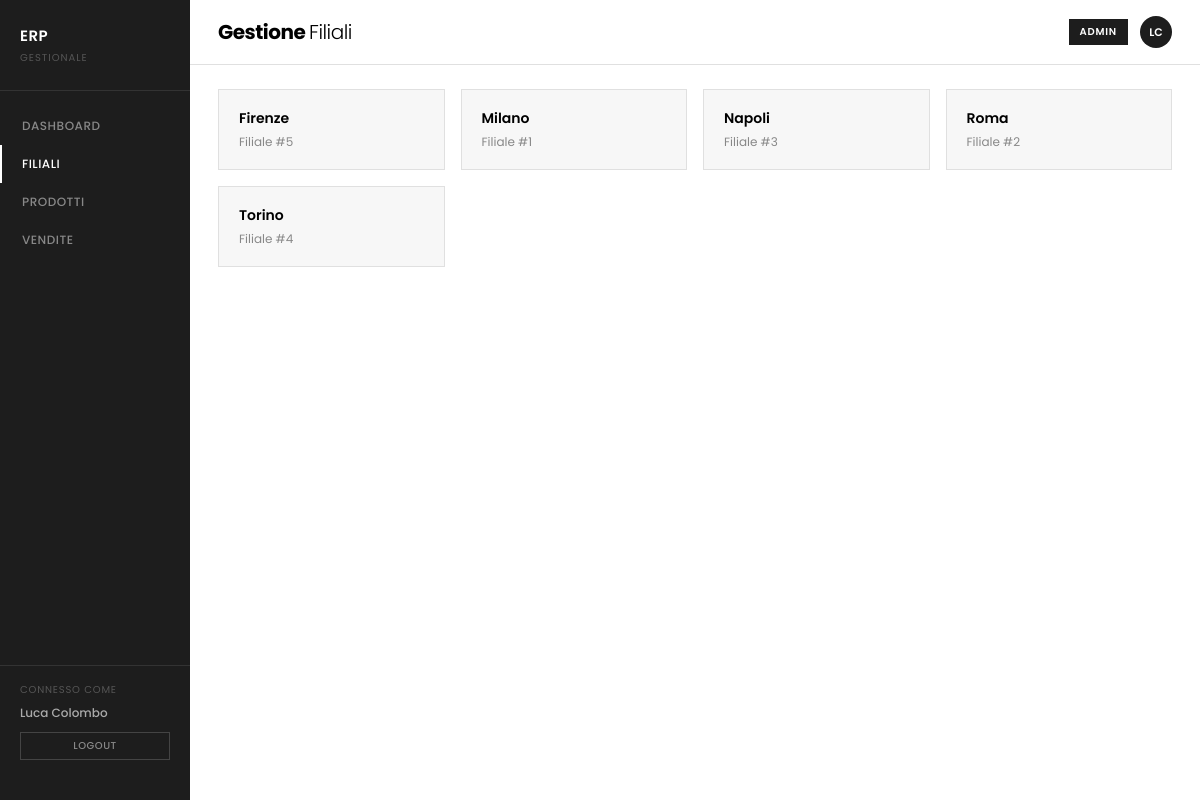
Screenshot of /sg.php?p=filiale (signed in) with the database file from the repository.
### tables this page shows
CREATE TABLE filiali (
    id INT PRIMARY KEY AUTO_INCREMENT,
    città VARCHAR(100) NOT NULL
);

### sg.php (the view, shortened to what this page needs)
<?php
function db(): PDO {
    static $pdo = null;
    if ($pdo === null) {
        try {
            $pdo = new PDO(
                "mysql:host=".DB_HOST.";dbname=".DB_NAME.";charset=utf8mb4",
                DB_USER, DB_PASS,
                [PDO::ATTR_ERRMODE => PDO::ERRMODE_EXCEPTION,
                 PDO::ATTR_DEFAULT_FETCH_MODE => PDO::FETCH_ASSOC]
            );
        } catch (PDOException $e) {
            die("
            <!DOCTYPE html><html><head>
            <meta charset='UTF-8'>
            <link rel='stylesheet' href='https://fonts.googleapis.com/css2?family=Poppins:wght@400;600&display=swap'>
            <style>body{font-family:Poppins,sans-serif;display:flex;align-items:center;justify-content:center;min-height:100vh;background:#f7f7f7;margin:0;}
            .err{background:#fff;border:1px solid #e0e0e0;padding:32px;max-width:480px;text-align:center;}
            h2{font-size:16px;margin-bottom:8px;color:#c62828;} p{font-size:12px;color:#888;margin-bottom:16px;}
            code{font-size:11px;background:#f7f7f7;padding:4px 8px;display:block;margin-top:8px;text-align:left;}
            a{font-size:12px;color:#1d1d1d;}</style></head><body>
            <div class='err'>
                <h2>Errore connessione database</h2>
                <p>Assicurati di aver importato dbgpoi.sql e di aver impostato correttamente DB_USER, DB_PASS e DB_NAME.</p>
                <code>".htmlspecialchars($e->getMessage())."</code>
            </div></body></html>");
        }
    }
    return $pdo;
}
$errore_login = '';
$loggato       = isset($_SESSION['id']);
$sess_nome     = $_SESSION['nome']       ?? '';
$sess_ruolo    = $_SESSION['ruolo']      ?? '';
$sess_livello  = $_SESSION['livello']    ?? 0;
$sess_filiale  = $_SESSION['id_filiale'] ?? null;
$sess_initiali = $sess_nome
    ? strtoupper(substr($sess_nome,0,1).substr(strrchr($sess_nome,' '),1,1))
    : '--';
$permessi = [
    $sess_livello >= 4,
    $sess_livello >= 4,
    $sess_livello >= 4,
    $sess_livello >= 3,
    $sess_livello >= 2,
];
$pagina = $_GET['p'] ?? 'dashboard';
$kpi_ricavi     = '—';
$kpi_dip        = '—';
$kpi_prodotti   = '—';
$kpi_vendite    = '—';
$categorie      = [];
$utenti_lista   = [];
if ($loggato) {
    try {
        $tot = db()->query("
            SELECT SUM(dv.quantita * dv.prezzo_unitario)
            FROM dettaglio_vendite dv
        ")->fetchColumn();
        $kpi_ricavi = $tot ? '€'.number_format((float)$tot, 0, ',', '.') : '€0';
        $kpi_dip = db()->query("SELECT COUNT(*) FROM utenti")->fetchColumn();
        $kpi_prodotti = db()->query("SELECT SUM(quantita_magazzino) FROM prodotti")->fetchColumn() ?? 0;
        $kpi_vendite = db()->query("SELECT COUNT(*) FROM vendite")->fetchColumn();
        $categorie = db()->query("
            SELECT cp.nome_categoria AS categoria,
                   SUM(dv.quantita * dv.prezzo_unitario) AS importo
            FROM dettaglio_vendite dv
            JOIN prodotti p ON dv.prodotto_id = p.id
            JOIN categorie_prodotti cp ON p.id_categoria = cp.id
            GROUP BY cp.id, cp.nome_categoria
            ORDER BY importo DESC
        ")->fetchAll();
        if ($sess_livello >= 3) {
            $utenti_lista = db()->query("
                SELECT u.nome, u.cognome, r.nome_ruolo AS ruolo,
                       f.città AS filiale
                FROM utenti u
                JOIN ruoli r ON u.id_ruolo = r.id
                LEFT JOIN filiali f ON u.id_filiale = f.id
                ORDER BY r.livello DESC, u.cognome
            ")->fetchAll();
        }
    } catch (PDOException $e) {
        $kpi_ricavi   = 'N/D';
        $kpi_dip      = 'N/D';
        $kpi_prodotti = 'N/D';
        $kpi_vendite  = 'N/D';
    }
}
$filiali = [];
if ($loggato && $pagina === 'filiale') {
    try {
        if ($sess_livello >= 3) {
            $filiali = db()->query("SELECT * FROM filiali ORDER BY città")->fetchAll();
        } else {
            $s = db()->prepare("SELECT * FROM filiali WHERE id = ?");
            $s->execute([$sess_filiale]);
            $filiali = $s->fetchAll();
        }
    } catch (PDOException $e) { $filiali = []; }
}
$colori_leg = ['#1d1d1d','#555','#888','#aaa','#ccc'];
$classi_ruolo = [
    'admin'            => 'r-admin',
    'direttore filiale'=> 'r-dir',
    'caporeparto'      => 'r-capo',
    'utente base'      => 'r-user',
];
?>
<!DOCTYPE html>
<html lang="it">
<head>
</head>
<body>
<?php if (!$loggato): ?>
    <div class="login-body">
        <div class="login-box">
            <div class="login-logo">ERP Gestionale</div>
            <div class="login-sub">Sistema di gestione aziendale</div>
            <?php if ($errore_login): ?>
                <div class="login-error"><?= htmlspecialchars($errore_login) ?></div>
            <?php endif; ?>
            <form method="POST" action="sg.php">
                <div class="form-group">
                    <label for="username">Username</label>
                    <input type="text" id="username" name="username"
                           value="<?= htmlspecialchars($_POST['username'] ?? '') ?>"
                           required autofocus>
                </div>
                <div class="form-group">
                    <label for="password">Password</label>
                    <input type="password" id="password" name="password" required>
                </div>
                <input type="hidden" name="login" value="1">
                <button type="submit" class="btn-login">Accedi</button>
            </form>
        </div>
    </div>
<?php else: ?>
    <div class="erp">
        <nav class="sidenav">
            <div class="brand">
                <div class="logo">ERP</div>
                <div class="sub">Gestionale</div>
            </div>
            <ul>
                <li><a href="sg.php?p=dashboard"  <?= $pagina==='dashboard' ?'class="active"':'' ?>>Dashboard</a></li>
                <li><a href="sg.php?p=filiale"    <?= $pagina==='filiale'   ?'class="active"':'' ?>>Filiali</a></li>
                <li><a href="sg.php?p=prodotti"   <?= $pagina==='prodotti'  ?'class="active"':'' ?>>Prodotti</a></li>
                <li><a href="sg.php?p=vendite"    <?= $pagina==='vendite'   ?'class="active"':'' ?>>Vendite</a></li>
            </ul>
            <div class="role-section">
                <div class="rlabel">Connesso come</div>
                <div class="user-info"><?= htmlspecialchars($sess_nome) ?></div>
                <a href="sg.php?logout=1" class="logout-btn">Logout</a>
            </div>
        </nav>
        <div class="main">
            <?php if ($pagina === 'dashboard'): ?>
            <div class="topbar">
                <h1>Panoramica <span>Operativa</span></h1>
                <div class="topbar-right">
                    <span class="role-badge"><?= htmlspecialchars($sess_ruolo) ?></span>
                    <div class="avatar-circle"><?= htmlspecialchars($sess_initiali) ?></div>
                </div>
            </div>
            <?php
            $kpi_class = '';
            if ($sess_livello <= 1)     $kpi_class = 'kpi-off';
            elseif ($sess_livello == 2) $kpi_class = 'kpi-dim';
            ?>
            <div class="kpi-row <?= $kpi_class ?>">
                <div class="kpi-card">
                    <div class="kpi-label">Ricavi Vendite</div>
                    <div class="kpi-val"><?= htmlspecialchars($kpi_ricavi) ?></div>
                    <div class="kpi-delta up">da dettaglio_vendite</div>
                </div>
                <div class="kpi-card">
                    <div class="kpi-label">Vendite Totali</div>
                    <div class="kpi-val"><?= htmlspecialchars($kpi_vendite) ?></div>
                    <div class="kpi-delta up">ordini registrati</div>
                </div>
                <div class="kpi-card">
                    <div class="kpi-label">Utenti Sistema</div>
                    <div class="kpi-val"><?= htmlspecialchars($kpi_dip) ?></div>
                    <div class="kpi-delta">registrati</div>
                </div>
                <div class="kpi-card">
                    <div class="kpi-label">Prodotti a Magazzino</div>
                    <div class="kpi-val"><?= htmlspecialchars($kpi_prodotti) ?></div>
                    <div class="kpi-delta">unità totali</div>
                </div>
            </div>
            <div class="content">
                <div class="chart-area">
                    <div class="sec-head">
                        <div class="sec-title">Ricavi per Categoria Prodotto</div>
                    </div>
                    <?php if (!empty($categorie)): ?>
                    <div class="chart-layout">
                        <?= torta_svg($categorie) ?>
                        <div class="legenda">
                            <?php foreach ($categorie as $i => $v): ?>
                            <div class="leg-item">
                                <span class="leg-dot" style="background:<?= $colori_leg[$i % 5] ?>"></span>
                                <?= htmlspecialchars($v['categoria']) ?>
                                <strong><?= $v['percentuale'] ?>%</strong>
                            </div>
                            <?php endforeach; ?>
                        </div>
                    </div>
                    <?php else: ?>
                        <p class="no-data">Nessun dato di vendita disponibile.</p>
                    <?php endif; ?>
                </div>
                <div class="team-panel">
                    <div class="sec-title">Utenti Sistema</div>
                    <?php if (!empty($utenti_lista)): ?>
                    <table class="team-table">
                        <thead>
                            <tr><th>Utente</th><th>Ruolo</th><th>Filiale</th></tr>
                        </thead>
                        <tbody>
                            <?php foreach ($utenti_lista as $u):
                                $cls = $classi_ruolo[strtolower($u['ruolo'])] ?? 'r-user';
                            ?>
                            <tr>
                                <td><?= htmlspecialchars($u['cognome'].' '.substr($u['nome'],0,1)) ?>.</td>
                                <td><span class="rpill <?= $cls ?>"><?= htmlspecialchars($u['ruolo']) ?></span></td>
                                <td style="font-size:10px;color:var(--muted)"><?= htmlspecialchars($u['filiale'] ?? '—') ?></td>
                            </tr>
                            <?php endforeach; ?>
                        </tbody>
                    </table>
                    <?php else: ?>
                        <p class="no-data">Nessun utente trovato.</p>
                    <?php endif; ?>
                    <div class="sec-title" style="margin-top:16px;">Permessi</div>
                    <div class="perm-box">
                        <?php
                        $voci_perm = [
                            'Dashboard globale',
                            'Tutte le filiali',
                            'Gestione utenti',
                            'Report finanziari',
                            'Propria filiale',
                        ];
                        foreach ($voci_perm as $i => $voce):
                            $ok = $permessi[$i] ?? false;
                        ?>
                        <div class="perm-row">
                            <span><?= htmlspecialchars($voce) ?></span>
                            <span class="<?= $ok ? 'pyes' : 'pno' ?>"><?= $ok ? '✓' : '–' ?></span>
                        </div>
                        <?php endforeach; ?>
                    </div>
                </div>
            </div>
            <?php elseif ($pagina === 'filiale'): ?>
            <div class="topbar">
                <h1>Gestione <span>Filiali</span></h1>
                <div class="topbar-right">
                    <span class="role-badge"><?= htmlspecialchars($sess_ruolo) ?></span>
                    <div class="avatar-circle"><?= htmlspecialchars($sess_initiali) ?></div>
                </div>
            </div>
            <?php if (empty($filiali)): ?>
                <p class="no-data">Nessuna filiale disponibile per il tuo ruolo.</p>
            <?php else: ?>
            <div class="filiali-grid">
                <?php foreach ($filiali as $f): ?>
                <div class="filiale-card">
                    <div class="filiale-nome"><?= htmlspecialchars($f['città']) ?></div>
                    <div class="filiale-citta">Filiale #<?= $f['id'] ?></div>
                </div>
                <?php endforeach; ?>
            </div>
            <?php endif; ?>
            <?php endif; ?>
        </div>
    </div>
<?php endif; ?>
</body>
</html>

### sg.php (style rules this page uses)
* { margin:0; padding:0; box-sizing:border-box; font-family:'Poppins',sans-serif; }
:root { --black:#1d1d1d; --white:#fff; --border:#e0e0e0; --muted:#888; --surface:#f7f7f7; --green:#2e7d32; --red:#c62828; --blue:#1565c0; }
.erp { display:flex; min-height:100vh; }
.sidenav { width:190px; min-width:190px; background:var(--black); display:flex; flex-direction:column; position:fixed; top:0; left:0; height:100vh; padding:24px 0; }
.brand { padding:0 20px 24px; border-bottom:1px solid #333; }
.brand .logo { font-size:15px; font-weight:600; color:var(--white); text-transform:uppercase; letter-spacing:.5px; }
.brand .sub { font-size:10px; color:#555; text-transform:uppercase; letter-spacing:1px; margin-top:3px; }
.sidenav ul { list-style:none; margin-top:16px; flex:1; }
.sidenav ul li a { display:block; padding:10px 20px; font-size:12px; font-weight:500; color:#888; text-decoration:none; text-transform:uppercase; letter-spacing:.5px; border-left:2px solid transparent; transition:color .2s, border-color .2s; }
.sidenav ul li a:hover, .sidenav ul li a.active { color:var(--white); border-left-color:var(--white); }
.role-section { padding:16px 20px; border-top:1px solid #333; }
.rlabel { font-size:10px; color:#555; text-transform:uppercase; letter-spacing:.8px; margin-bottom:6px; }
.user-info { font-size:12px; color:#aaa; font-weight:500; margin-bottom:10px; white-space:nowrap; overflow:hidden; text-overflow:ellipsis; }
.logout-btn { display:block; font-size:10px; font-weight:500; text-transform:uppercase; letter-spacing:.5px; padding:5px 10px; border:1px solid #444; color:#888; text-decoration:none; text-align:center; transition:all .2s; }
.main { flex:1; margin-left:190px; display:flex; flex-direction:column; min-height:100vh; }
.topbar { display:flex; justify-content:space-between; align-items:center; padding:16px 28px; border-bottom:1px solid var(--border); }
.topbar h1 { font-size:20px; font-weight:700; letter-spacing:-.5px; }
.topbar h1 span { font-weight:300; }
.topbar-right { display:flex; align-items:center; gap:12px; }
.role-badge { font-size:10px; font-weight:600; text-transform:uppercase; letter-spacing:.8px; padding:4px 10px; background:var(--black); color:var(--white); border:1.5px solid var(--black); }
.avatar-circle { width:32px; height:32px; border-radius:50%; background:var(--black); color:var(--white); display:flex; align-items:center; justify-content:center; font-size:11px; font-weight:600; }
.filiali-grid { display:grid; grid-template-columns:repeat(auto-fill,minmax(200px,1fr)); gap:16px; padding:24px 28px; }
.filiale-card { border:1px solid var(--border); padding:18px 20px; background:var(--surface); }
.filiale-nome { font-size:14px; font-weight:600; margin-bottom:4px; }
.filiale-citta { font-size:12px; color:var(--muted); }

### rows the page displays
filiali: città "Firenze", id "5"
filiali: città "Milano", id "1"
filiali: città "Napoli", id "3"
filiali: città "Roma", id "2"
filiali: città "Torino", id "4"

### other values shown
$sess_nome "Luca Colombo"
$sess_ruolo "ADMIN"
$sess_initiali "LC"
